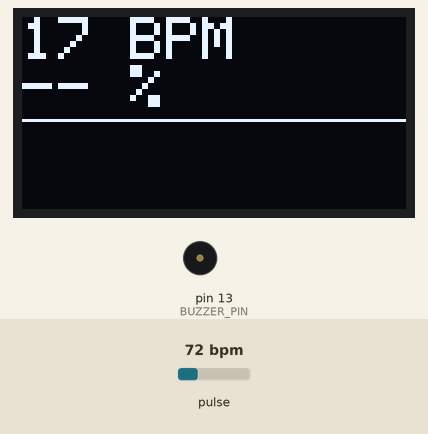
This sketch was run on a simulated Arduino Uno, built with avr-gcc and run on an emulated ATmega328P. On the bench: 128×64 one-colour display, buzzer (waves = sounding). The inputs (shaded band) are chosen by the test bench; at power-on: pulse 72 bpm. What the sketch prints to the serial monitor is not drawn.

Above: at 1.2 s.
1.3 s: pulse set to 130 bpm
At 1.62 s:
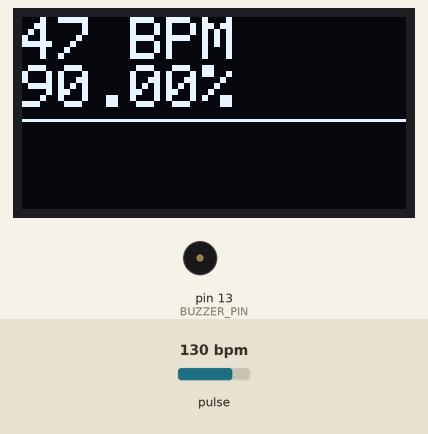
3.3 s: pulse set to 42 bpm
At 5.7 s:
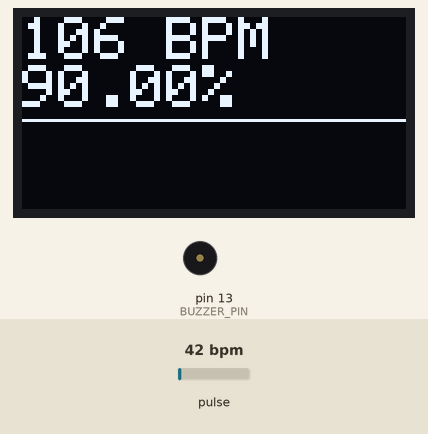
6.3 s: pulse set to 100 bpm
At 7.3 s:
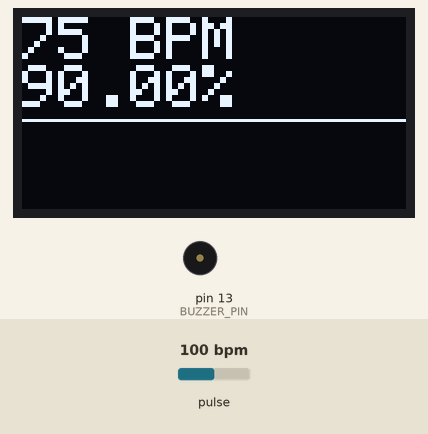
Timing chart, 0 to 14.9 s (numbered marks = the images above; inputs shaded):
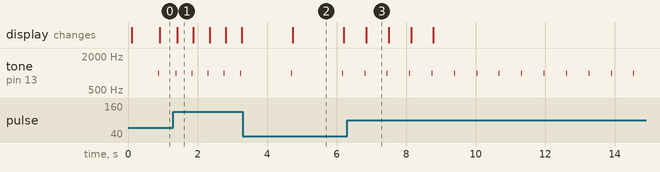

The sketch:

Heart_Beat_Plotter.ino
```cpp
#include <Adafruit_GFX.h>
#include <Adafruit_SSD1306.h>
#include "MAX30105.h"
#include "heartRate.h"

MAX30105 particleSensor;

// ================= OLED =================
#define SCREEN_WIDTH 128
#define SCREEN_HEIGHT 64
Adafruit_SSD1306 display(SCREEN_WIDTH, SCREEN_HEIGHT, &Wire, -1);

// ================= BUZZER =================
#define BUZZER_PIN 13

// ================= HEART =================
const byte RATE_SIZE = 4;
byte rates[RATE_SIZE];
byte rateSpot = 0;
long lastBeat = 0;
int beatAvg = 0;

// ================= SPO2 =================
double avered = 0, aveir = 0;
double sumirrms = 0, sumredrms = 0;
double SpO2 = 0, ESpO2 = 90.0;

const double FSpO2 = 0.7;
const double frate = 0.95;

int sampleCount = 0;
const int Num = 30;

#define FINGER_ON 7000
#define MINIMUM_SPO2 90.0

// ================= GRAPH =================
#define GRAPH_WIDTH 128
#define GRAPH_HEIGHT 30
#define GRAPH_Y_OFFSET 34

uint8_t graph[GRAPH_WIDTH];   // Y values
int graphIndex = 0;

long irMin = 999999, irMax = 0;

// ================= FUNCTIONS =================

void resetValues() {
  for (byte i = 0; i < RATE_SIZE; i++) rates[i] = 0;
  rateSpot = 0;
  beatAvg = 0;
  lastBeat = 0;

  avered = aveir = 0;
  sumirrms = sumredrms = 0;
  SpO2 = 0;
  ESpO2 = 90.0;

  irMin = 999999;
  irMax = 0;
}

void updateGraph(long irValue) {
  // Track min/max for normalization
  if (irValue < irMin) irMin = irValue;
  if (irValue > irMax) irMax = irValue;

  // Avoid divide by zero
  if (irMax - irMin < 1000) return;

  int y = map(irValue, irMin, irMax, GRAPH_HEIGHT, 0);

  graph[graphIndex] = y;
  graphIndex = (graphIndex + 1) % GRAPH_WIDTH;
}

void drawGraph() {
  for (int x = 0; x < GRAPH_WIDTH - 1; x++) {
    int i1 = (graphIndex + x) % GRAPH_WIDTH;
    int i2 = (graphIndex + x + 1) % GRAPH_WIDTH;

    display.drawLine(x, GRAPH_Y_OFFSET + graph[i1],
                     x + 1, GRAPH_Y_OFFSET + graph[i2],
                     WHITE);
  }
}

void drawDisplay() {
  display.clearDisplay();

  // BPM text
  display.setTextSize(2);
  display.setCursor(0, 0);
  display.print(beatAvg);
  display.print(" BPM");

  // SpO2 text
  display.setCursor(0, 16);
  if (beatAvg > 30) display.print(String(ESpO2) + "%");
  else display.print("-- %");

  // Draw waveform
  drawGraph();

  display.display();
}

// ================= SETUP =================

void setup() {
  Serial.begin(115200);

  display.begin(SSD1306_SWITCHCAPVCC, 0x3C);
  display.clearDisplay();
  display.display();

  if (!particleSensor.begin(Wire, I2C_SPEED_FAST)) {
    Serial.println("MAX30102 not found!");
    while (1);
  }

  particleSensor.setup(127, 4, 2, 800, 215, 16384);
  particleSensor.setPulseAmplitudeRed(0x0A);
  particleSensor.setPulseAmplitudeGreen(0);
}

// ================= LOOP =================

void loop() {
  long irValue = particleSensor.getIR();

  if (irValue < FINGER_ON) {
    resetValues();

    display.clearDisplay();
    display.setTextSize(2);
    display.setCursor(20, 20);
    display.println("No Finger");
    display.display();

    return;
  }

  // ===== HEART RATE =====
  if (checkForBeat(irValue)) {
    long delta = millis() - lastBeat;
    lastBeat = millis();

    float bpm = 60 / (delta / 1000.0);

    if (bpm > 20 && bpm < 255) {
      rates[rateSpot++] = (byte)bpm;
      rateSpot %= RATE_SIZE;

      beatAvg = 0;
      for (byte i = 0; i < RATE_SIZE; i++) beatAvg += rates[i];
      beatAvg /= RATE_SIZE;
    }

    tone(BUZZER_PIN, 1000);
    delay(10);
    noTone(BUZZER_PIN);
  }

  // ===== SPO2 =====
  particleSensor.check();

  if (particleSensor.available()) {
    double ir = particleSensor.getFIFOIR();
    double red = particleSensor.getFIFORed();

    aveir = aveir * frate + ir * (1.0 - frate);
    avered = avered * frate + red * (1.0 - frate);

    sumirrms += (ir - aveir) * (ir - aveir);
    sumredrms += (red - avered) * (red - avered);

    sampleCount++;

    if (sampleCount % Num == 0) {
      double R = (sqrt(sumirrms) / aveir) / (sqrt(sumredrms) / avered);
      SpO2 = -23.3 * (R - 0.4) + 100;

      ESpO2 = FSpO2 * ESpO2 + (1.0 - FSpO2) * SpO2;

      if (ESpO2 > 100) ESpO2 = 99.9;
      if (ESpO2 < MINIMUM_SPO2) ESpO2 = MINIMUM_SPO2;

      sumirrms = sumredrms = 0;
    }

    particleSensor.nextSample();
  }

  // ===== GRAPH UPDATE =====
  updateGraph(irValue);

  // ===== OUTPUT =====
  Serial.print("BPM: ");
  Serial.print(beatAvg);
  Serial.print("  SpO2: ");
  Serial.println(ESpO2);

  drawDisplay();
}
```

Measured:
- after the input at 1.3 s, tone on pin 13 (BUZZER_PIN): alternates 1000 Hz for 0.01 s and silent for 0.45 s, starting after 0.07 s
- after the input at 3.3 s, tone on pin 13 (BUZZER_PIN): alternates 1000 Hz for 0.01 s and silent for 1.5 s, starting after 1.4 s; the display: changes after 1.4 s (image 2)
- after the input at 6.3 s, tone on pin 13 (BUZZER_PIN): alternates 1000 Hz for 0.01 s and silent for 0.63 s, starting after 0.50 s
- what the display in image 1 shows lasts 0.5 s, from 1.4 s to 1.9 s
- what the display in image 2 shows lasts 1.5 s, from 4.7 s to 6.2 s
- what the display in image 3 shows lasts 0.6 s, from 6.9 s to 7.5 s
